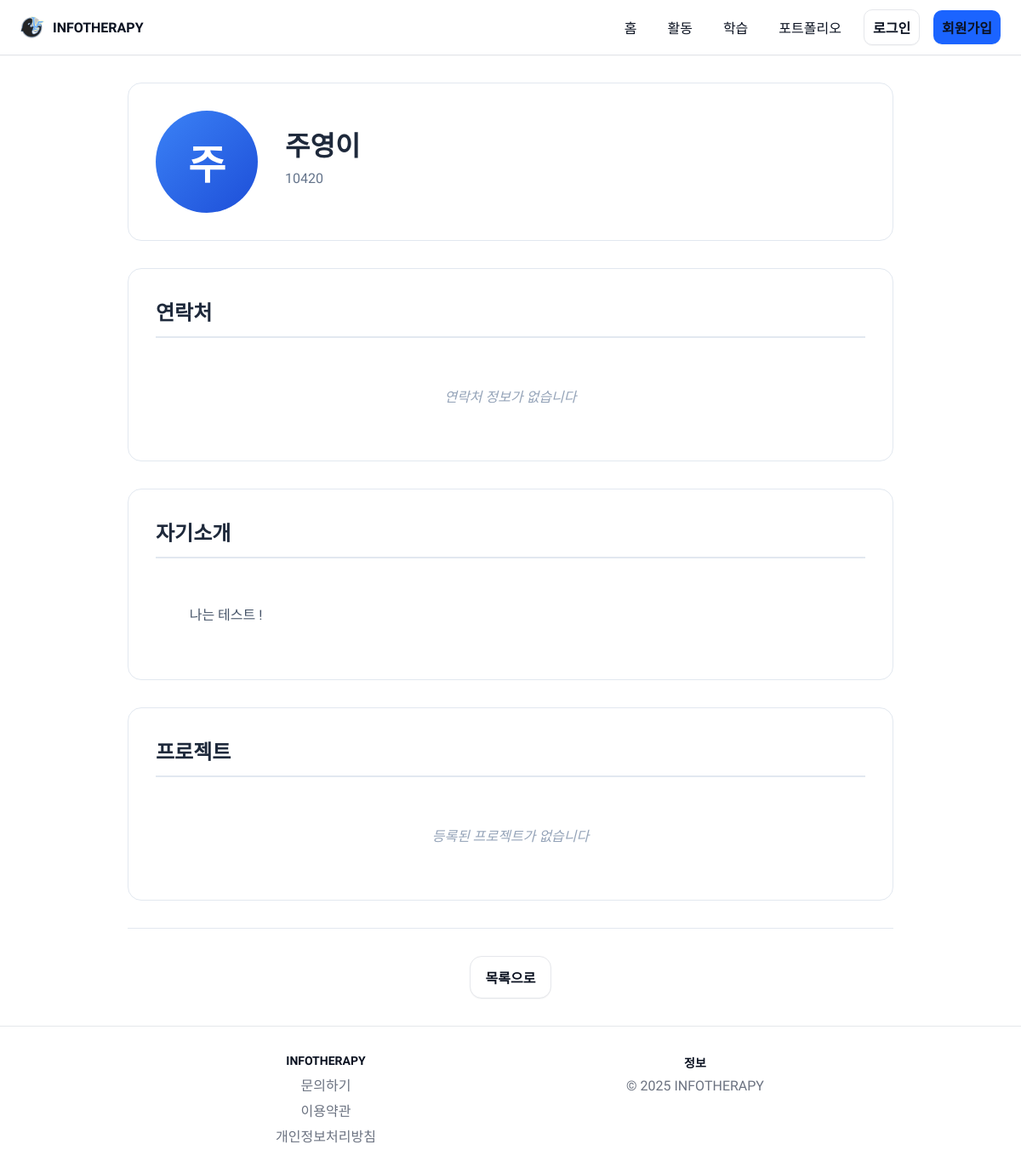
Page /portfolio/2 on the committed database.
### tables this page shows
CREATE TABLE users (
              id INTEGER PRIMARY KEY AUTOINCREMENT,
              name TEXT NOT NULL,
              student_id TEXT NOT NULL UNIQUE,
              email TEXT,
              password_hash TEXT NOT NULL,
              admin INTEGER DEFAULT 0
            , interests TEXT DEFAULT '[]');

CREATE TABLE portfolios (
              id INTEGER PRIMARY KEY AUTOINCREMENT,
              user_id INTEGER NOT NULL UNIQUE,
              github_url TEXT,
              discord_id TEXT,
              bio TEXT,
              projects TEXT DEFAULT '[]',
              created_at TEXT NOT NULL,
              updated_at TEXT NOT NULL, contacts TEXT DEFAULT '[]',
              FOREIGN KEY(user_id) REFERENCES users(id)
            );

### app.py (the view)
    @app.route("/portfolio/<int:user_id>")
    def portfolio_detail(user_id):
        with get_db() as cx:
            portfolio = cx.execute("""
                SELECT p.id, p.user_id, p.github_url, p.discord_id, p.contacts, p.bio, p.projects,
                       p.created_at, p.updated_at, u.name, u.student_id
                FROM portfolios p
                JOIN users u ON p.user_id = u.id
                WHERE p.user_id = ?
            """, (user_id,)).fetchone()
            if not portfolio:
                flash("포트폴리오를 찾을 수 없습니다.", "error")
                return redirect(url_for("portfolios"))
            contacts = []
            try:
                contacts_raw = portfolio['contacts'] if 'contacts' in portfolio.keys() else None
            except:
                contacts_raw = None
            if contacts_raw and str(contacts_raw).strip() and str(contacts_raw) != 'None':
                try:
                    contacts = json.loads(str(contacts_raw))
                    if not isinstance(contacts, list):
                        contacts = []
                except Exception as e:
                    contacts = []
            projects = []
            try:
                projects_raw = portfolio['projects'] if 'projects' in portfolio.keys() else None
            except:
                projects_raw = None
            if projects_raw and str(projects_raw).strip() and str(projects_raw) != 'None':
                try:
                    projects = json.loads(str(projects_raw))
                    if not isinstance(projects, list):
                        projects = []
                except:
                    projects = []
            portfolio_dict = dict(portfolio)
            portfolio_dict['contacts'] = contacts
            portfolio_dict['projects'] = projects
            is_owner = session.get('uid') == user_id
        return render_template("portfolio_detail.html", portfolio=portfolio_dict, is_owner=is_owner)

### templates/portfolio_detail.html (shortened to what this page needs)
{% extends 'base.html' %}
{% block content %}
  <div class="portfolio-detail">
    <div class="portfolio-header">
      <div class="portfolio-avatar-large">
        {{ portfolio.name[:1] }}
      </div>
      <div class="portfolio-header-info">
        <h1>{{ portfolio.name }}</h1>
        <p class="portfolio-student-id">{{ portfolio.student_id }}</p>
      </div>
    </div>
    <div class="portfolio-content">
      <div class="portfolio-section">
        <h2>연락처</h2>
        <div class="contact-links">
          {% if portfolio.contacts and portfolio.contacts|length > 0 %}
            {% for contact in portfolio.contacts %}
              {% set contact_type_lower = contact.type.lower() %}
              {% set contact_value = contact.value.strip() %}
              {% set is_url = 'http://' in contact_value or 'https://' in contact_value %}
              {% set is_instagram = 'instagram' in contact_type_lower %}
              {% if is_url %}
                <a href="{{ contact_value }}" target="_blank" rel="noopener" class="contact-link">
                  <span class="contact-icon">🔗</span>
                  <div>
                    <strong>{{ contact.type }}</strong>
                    <span>{{ contact_value }}</span>
                  </div>
                </a>
              {% elif is_instagram %}
                {% set instagram_username = contact_value | replace('@', '') | replace('https://www.instagram.com/', '') | replace('https://instagram.com/', '') | replace('http://www.instagram.com/', '') | replace('http://instagram.com/', '') | replace('www.instagram.com/', '') | replace('instagram.com/', '') | trim %}
                {% if instagram_username[-1:] == '/' %}
                  {% set instagram_username = instagram_username[:-1] %}
                {% endif %}
                <a href="https://www.instagram.com/{{ instagram_username }}/" target="_blank" rel="noopener" class="contact-link">
                  <span class="contact-icon">📷</span>
                  <div>
                    <strong>{{ contact.type }}</strong>
                    <span>@{{ instagram_username }}</span>
                  </div>
                </a>
              {% else %}
                <div class="contact-link">
                  <span class="contact-icon">📧</span>
                  <div>
                    <strong>{{ contact.type }}</strong>
                    <span>{{ contact_value }}</span>
                  </div>
                </div>
              {% endif %}
            {% endfor %}
          {% else %}
            <p class="empty-message">연락처 정보가 없습니다</p>
          {% endif %}
        </div>
      </div>
      {% if portfolio.bio %}
      <div class="portfolio-section">
        <h2>자기소개</h2>
        <div class="bio-content">
          {{ portfolio.bio | autolink | safe }}
        </div>
      </div>
      {% endif %}
      <div class="portfolio-section">
        <h2>프로젝트</h2>
        {% if portfolio.projects and portfolio.projects|length > 0 %}
          <div class="projects-grid">
            {% for project in portfolio.projects %}
              <div class="project-card">
                <h3>{{ project.title }}</h3>
                {% if project.description %}
                  <p class="project-description">{{ project.description | autolink | safe }}</p>
                {% endif %}
                {% if project.url %}
                  <a href="{{ project.url }}" target="_blank" rel="noopener" class="project-link">
                    프로젝트 보기 →
                  </a>
                {% endif %}
              </div>
            {% endfor %}
          </div>
        {% else %}
          <p class="empty-message">등록된 프로젝트가 없습니다</p>
        {% endif %}
      </div>
    </div>
    <div class="portfolio-actions">
      <a href="{{ url_for('portfolios') }}" class="btn btn-outline">목록으로</a>
    </div>
  </div>
{% endblock %}

### static/css/main.css (style rules this page uses)
:root { --bg: #ffffff; --text: #0b1221; --muted: #6b7280; --primary: #1b64ff; --primary-600: #1553d6; --surface: #f6f7fb; --border: #e5e7eb; }
* { box-sizing: border-box; }
html, body { height: 100%; }
body { margin: 0; font-family: "Pretendard", -apple-system, BlinkMacSystemFont, "Segoe UI", Roboto, Oxygen, Ubuntu, Cantarell, "Fira Sans", "Droid Sans", "Helvetica Neue", Arial, "Apple Color Emoji", "Segoe UI Emoji"; color: var(--text); background: var(--bg); -webkit-font-smoothing: antialiased; -moz-osx-font-smoothing: grayscale; overflow-x: hidden; }
html { scrollbar-width: none; }
body { display: flex; flex-direction: column; min-height: 100vh; }
.btn { display: inline-flex; align-items: center; justify-content: center; gap: 8px; border-radius: 14px; padding: 12px 18px; font-weight: 600; text-decoration: none; cursor: pointer; transition: all .15s ease; box-shadow: 0 1px 0 rgba(17,24,39,0.04); }
.btn-outline { border: 1px solid var(--border); color: var(--text); background: #fff; }

### templates/portfolio_detail.html (style rules this page uses)
.portfolio-detail { max-width: 900px; margin: 0 auto; }
.portfolio-header { display: flex; align-items: center; gap: 2rem; padding: 2rem; background: white; border: 1px solid #e2e8f0; border-radius: 16px; margin-bottom: 2rem; }
.portfolio-avatar-large { width: 120px; height: 120px; border-radius: 50%; background: linear-gradient(135deg, #3b82f6, #1d4ed8); color: white; display: flex; align-items: center; justify-content: center; font-size: 3rem; font-weight: 600; flex-shrink: 0; }
.portfolio-header-info { flex: 1; }
.portfolio-header-info h1 { margin: 0 0 0.5rem 0; font-size: 2rem; font-weight: 700; color: #1e293b; }
.portfolio-student-id { margin: 0 0 1rem 0; color: #64748b; font-size: 1rem; }
.portfolio-content { display: flex; flex-direction: column; gap: 2rem; }
.portfolio-section { background: white; border: 1px solid #e2e8f0; border-radius: 16px; padding: 2rem; }
.portfolio-section h2 { margin: 0 0 1.5rem 0; font-size: 1.5rem; font-weight: 600; color: #1e293b; padding-bottom: 0.75rem; border-bottom: 2px solid #e2e8f0; }
.contact-links { display: flex; flex-direction: column; gap: 1rem; }
.bio-content { color: #475569; line-height: 1.8; white-space: pre-wrap; font-size: 1rem; }
.empty-message { color: #94a3b8; font-style: italic; margin: 0; padding: 2rem; text-align: center; }
.portfolio-actions { margin-top: 2rem; padding-top: 2rem; border-top: 1px solid #e2e8f0; text-align: center; }

### rows in the picture
users: name "주", name "주영이", student_id "10420"
portfolios: bio|autolink "나는 테스트 !"
